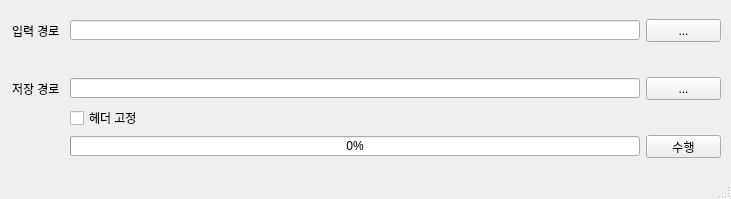
<?xml version="1.0" encoding="UTF-8"?>
<ui version="4.0">
 <class>MainWindow</class>
 <widget class="QMainWindow" name="MainWindow">
  <property name="geometry">
   <rect>
    <x>0</x>
    <y>0</y>
    <width>731</width>
    <height>199</height>
   </rect>
  </property>
  <property name="windowTitle">
   <string>MainWindow</string>
  </property>
  <widget class="QWidget" name="centralwidget">
   <widget class="QLabel" name="label_2">
    <property name="geometry">
     <rect>
      <x>12</x>
      <y>77</y>
      <width>52</width>
      <height>23</height>
     </rect>
    </property>
    <property name="text">
     <string>저장 경로</string>
    </property>
   </widget>
   <widget class="QLabel" name="label">
    <property name="geometry">
     <rect>
      <x>12</x>
      <y>19</y>
      <width>52</width>
      <height>23</height>
     </rect>
    </property>
    <property name="text">
     <string>입력 경로</string>
    </property>
   </widget>
   <widget class="QPushButton" name="btn_FileMerge">
    <property name="geometry">
     <rect>
      <x>646</x>
      <y>135</y>
      <width>75</width>
      <height>23</height>
     </rect>
    </property>
    <property name="text">
     <string>수행</string>
    </property>
   </widget>
   <widget class="QProgressBar" name="progressBar">
    <property name="geometry">
     <rect>
      <x>70</x>
      <y>136</y>
      <width>570</width>
      <height>20</height>
     </rect>
    </property>
    <property name="value">
     <number>0</number>
    </property>
   </widget>
   <widget class="QPushButton" name="btn_inputPath">
    <property name="geometry">
     <rect>
      <x>646</x>
      <y>19</y>
      <width>75</width>
      <height>23</height>
     </rect>
    </property>
    <property name="text">
     <string>...</string>
    </property>
   </widget>
   <widget class="QLineEdit" name="txt_outputPath">
    <property name="geometry">
     <rect>
      <x>70</x>
      <y>78</y>
      <width>570</width>
      <height>20</height>
     </rect>
    </property>
   </widget>
   <widget class="QPushButton" name="btn_outputPath">
    <property name="geometry">
     <rect>
      <x>646</x>
      <y>77</y>
      <width>75</width>
      <height>23</height>
     </rect>
    </property>
    <property name="text">
     <string>...</string>
    </property>
   </widget>
   <widget class="QLineEdit" name="txt_intputPath">
    <property name="geometry">
     <rect>
      <x>70</x>
      <y>20</y>
      <width>570</width>
      <height>20</height>
     </rect>
    </property>
   </widget>
   <widget class="QCheckBox" name="chk_fixHeader">
    <property name="geometry">
     <rect>
      <x>70</x>
      <y>110</y>
      <width>81</width>
      <height>16</height>
     </rect>
    </property>
    <property name="text">
     <string>헤더 고정</string>
    </property>
   </widget>
  </widget>
  <widget class="QMenuBar" name="menubar">
   <property name="geometry">
    <rect>
     <x>0</x>
     <y>0</y>
     <width>731</width>
     <height>21</height>
    </rect>
   </property>
  </widget>
  <widget class="QStatusBar" name="statusbar"/>
 </widget>
 <resources/>
 <connections/>
</ui>
